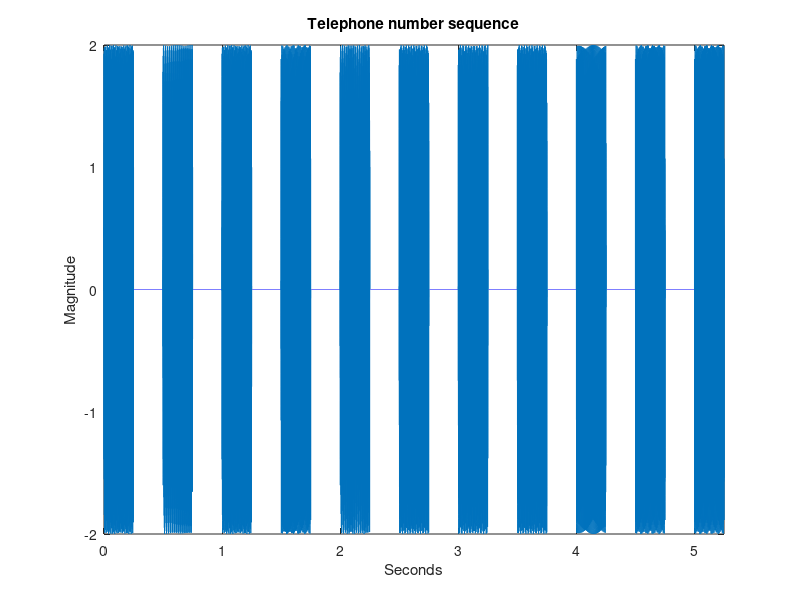

Write MATLAB code to recreate this figure. (Note: this script raises an error after producing the figure.)
clear all;
%% 3.4.1
fs =  32768; % sampling frequency
temp = 0:1/fs:5.25-1/fs ; % x axis
% frequencies given
f1 = [1209 1336 1477];
f2 = [697 770 852 941];

seq = zeros(10,length(temp)/21);
empty = zeros(1,length(temp)/21); % empty space in between each digit

for i = 1:(length(temp)/21)
    for j = 1:length(f1)
        for z = 1:length(f1)
            seq(z + 3*(j-1),i)= sin( 2*pi*i*f1(z)/fs)+ sin( 2*pi*i*f2(j)/fs);
        end
    end
    seq(10,i) =  sin( 2*pi*f1(2)*i/fs)+ sin( 2*pi*f2(4)*i/fs);
end

% generate random number
num = zeros(8,1);
for i = 1:8
    num(i) = randi(10); % selects a random number from 1 to 10
end

y = [seq(10,:), empty, seq(2,:), empty, seq(10,:), empty, seq(num(1),:), empty, seq(num(2),:), empty, seq(num(3),:), empty, seq(num(4),:), empty, seq(num(5),:), empty, seq(num(6),:), empty, seq(num(7),:), empty, seq(num(8),:)];
figure(1)
plot(temp,y)
title("Telephone number sequence")
xlabel("Seconds")
ylabel('Magnitude')
zoom on
xlim([0,5.25-1/fs])

% Spectrogram of sequence y
% we use hanning filter to separate the numbers 
% there is no overlapping
figure(2)
spectrogram(y,hann(length(temp)/21),0,length(temp)/21,fs);
xlim([0.4,1.8])
title('Spectrogram of sequence y','FontSize',14)

% FFT segments for numbers 0,2,4,6
seq2 = zeros(11,8192);
n = linspace(0,0.25,0.25*fs)';
num = [0,1,2,3,4,5,6,7,8,9];
freq = [ 941 1336; 697 1209;697 1336;697 1477;770 1209;770 1336;770 1477;852 1209;852 1336;852 1477];
for i = 1:length(num)
     seq2(i,:) = sin(2*pi*n*freq(num(i)+1,1))+sin(2*pi*n*freq(num(i)+1,2));
end
for i = 1:length(num)
    figure(3)
    subplot(2,5,i)
    [s,f,t] = spectrogram(seq2(i,:),hann(8192),0,8192,fs);
    plot(f,abs(s));
    xlim([0, 2000])
    title(['FFT for number ', num2str(num(i))],'FontSize',14);
    xlabel('Frequency (Hz)','FontSize',14)
    ylabel('Magnitude','FontSize',14)
end

% Noise addition to the signal
var = (std(y))^2;
sigma = [0.07, 0.23, 2.3, 7.2] ;
snr = [20, 10, -10, -20]; % signal to noise ratio
for i = 1: length(snr)
    ny = awgn(y,snr(i));
    figure(4)
    subplot(2,4,i)
    plot(temp, ny)
    title(['Sequence, SNR ', num2str(snr(i))],'FontSize',14);
    xlabel('Seconds','FontSize',14)
    ylabel('Magnitude','FontSize',14)
    xlim([0,5.25])
    subplot(2,4,i+4)
    spectrogram(ny,hann(length(temp)/21),0,length(temp)/21,fs);
    xlim([0.4,1.8])
    title(['Spectrogram SNR =', num2str(snr(i))],'FontSize',14)
    % FFT of signal with noise
    figure(5)
    subplot(1,4,i)
    [s,f,t] = spectrogram(ny,hann(8192),0,8192,fs);
    plot(f,abs(s(:,7)));
    xlim([0, 2000])
    title(['FFT for SNR=', num2str(snr(i))],'FontSize',14);
    xlabel('Frequency (Hz)','FontSize',14)
    ylabel('Magnitude','FontSize',14)
end 


